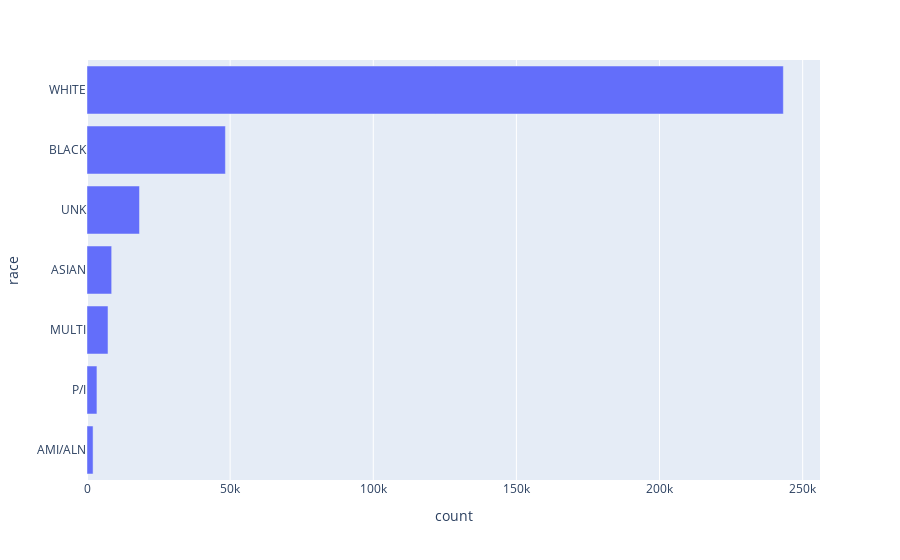

This figure's notebook cell:
### Markdown cell above
- Optional bonus task: the bar plot is easier to read if the bars are shown in order from longest to shortest. Sort the values of the counts and redraw the plot.

### Code cell
# Sort the counts from largest to smallest and redraw the bar plot
# Calculate the total count of personnel by race
total_counts_by_race_sorted = total_counts_by_race.sort_values("count")
display(total_counts_by_race_sorted)

# Draw a bar plot of the counts by race
px.bar(total_counts_by_race_sorted, x="count", y="race")

### Figure 1 — Plotly figure (JSON) as saved in the notebook; plotly's stock layout.template omitted (floating-point values rounded to 4 significant figures)
{"data": [{"alignmentgroup": "True", "hovertemplate": "count=%{x}<br>race=%{y}<extra></extra>", "legendgroup": "", "marker": {"color": "#636efa", "pattern": {"shape": ""}}, "name": "", "offsetgroup": "", "orientation": "h", "showlegend": false, "textposition": "auto", "type": "bar", "x": [2121, 3471, 7331, 8617, 18343, 48353, 243250], "xaxis": "x", "y": ["AMI/ALN", "P/I", "MULTI", "ASIAN", "UNK", "BLACK", "WHITE"], "yaxis": "y"}], "layout": {"barmode": "relative", "legend": {"tracegroupgap": 0}, "margin": {"t": 60}, "xaxis": {"anchor": "y", "domain": [0, 1], "title": {"text": "count"}}, "yaxis": {"anchor": "x", "domain": [0, 1], "title": {"text": "race"}}}}
